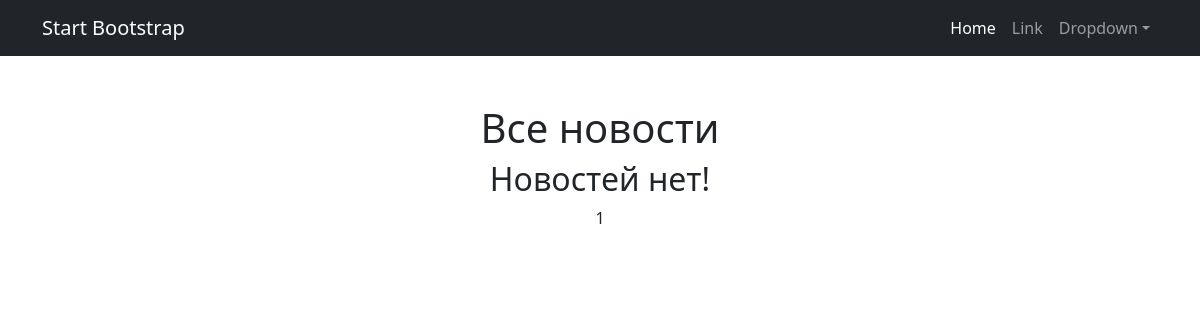
The page /news/ on the database as committed earlier.
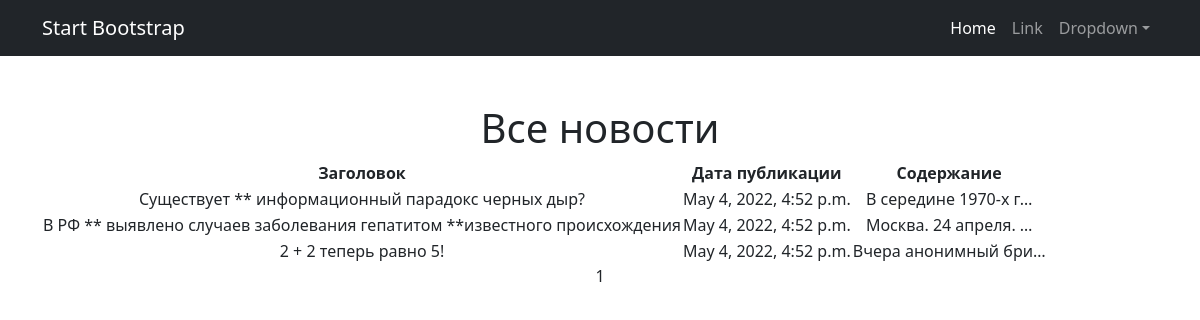
The same page on the database as committed later.
### news/models.py (models this page shows, shortened)
class Post(models.Model):
    article = 'AR'
    news = 'NE'
    post_types = [(article, 'статья'), (news, 'новость')]
    author = models.ForeignKey(Author, on_delete=models.CASCADE)
    post_type = models.CharField(
        max_length=2,
        choices=post_types,
        default=article
    )
    creation_time = models.DateTimeField(auto_now_add=True)
    categories = models.ManyToManyField(Category, through='PostCategory')
    title = models.TextField()
    content = models.TextField()
    rank = models.IntegerField(default=0)

### news/views.py (the view)
# urls.py: path('', NewsList.as_view(), name='news_list'),
class NewsList(ListView):
    model = Post
    ordering = '-creation_time'
    template_name = 'default.html'
    context_object_name = 'news_list'
    paginate_by = 10

### news/templatetags/custom_filters.py (called while the page is built)
@register.filter()
def censor(text_to_filter):
    bad_words = [
        'на',
        'не',
        'ли',
        'это',
    ]
    filtered_text = text_to_filter
    for bw in bad_words:
        filtered_text = filtered_text.replace(bw, '*' * len(bw))
    return filtered_text

### templates/default.html (shortened to what this page needs)
<!DOCTYPE html>
<html lang="en">
    <head>
        {% load static %}
        {% load custom_filters %}
        <link href="{% static 'css/styles.css' %}" rel="stylesheet" />
    </head>
    <body>
        <nav class="navbar navbar-expand-lg navbar-dark bg-dark">
            <div class="container">
                <a class="navbar-brand" href="#">Start Bootstrap</a>
                <div class="collapse navbar-collapse" id="navbarSupportedContent">
                    <ul class="navbar-nav ms-auto mb-2 mb-lg-0">
                        <li class="nav-item"><a class="nav-link active" aria-current="page" href="#">Home</a></li>
                        <li class="nav-item"><a class="nav-link" href="#">Link</a></li>
                        <li class="nav-item dropdown">
                            <a class="nav-link dropdown-toggle" id="navbarDropdown" href="#" role="button" data-bs-toggle="dropdown" aria-expanded="false">Dropdown</a>
                        </li>
                    </ul>
                </div>
            </div>
        </nav>
        <div class="container">
            <div class="text-center mt-5">
                {% block content %}
                    <h1>Все новости</h1>
                    {% if news_list %}
                        <table>
                            <tr>
                                <th>Заголовок</th>
                                <th>Дата публикации</th>
                                <th>Содержание</th>
                            </tr>
                        {% for n in news_list %}
                            <tr>
                                <td>{{ n.title | censor }}</td>
                                <td>{{ n.creation_time }}</td>
                                <td>{{ n.content | truncatechars:20 }}</td>
                            </tr>
                        {% endfor %}
                        </table>
                    {% else %}
                    <h2>Новостей нет!</h2>
                    {% endif %}
                    {{ page_obj.number }}
                {% endblock content %}
            </div>
        </div>
    </body>
</html>

Rows that differ between the two databases and show on the page:
added Post: title|censor "Существует ** информационный парадокс черных дыр?", creation_time "May 4, 2022, 4:52 p.m.", content "В середине 1970-х г…"
added Post: title|censor "В РФ ** выявлено случаев заболевания гепатитом **известного происхождения", creation_time "May 4, 2022, 4:52 p.m.", content "Москва. 24 апреля. …"
added Post: title|censor "2 + 2 теперь равно 5!", creation_time "May 4, 2022, 4:52 p.m.", content "Вчера анонимный бри…"
Other text that changed with them:
text no longer shown: "Новостей нет!"
text now shown: "Заголовок Дата публикации Содержание"
